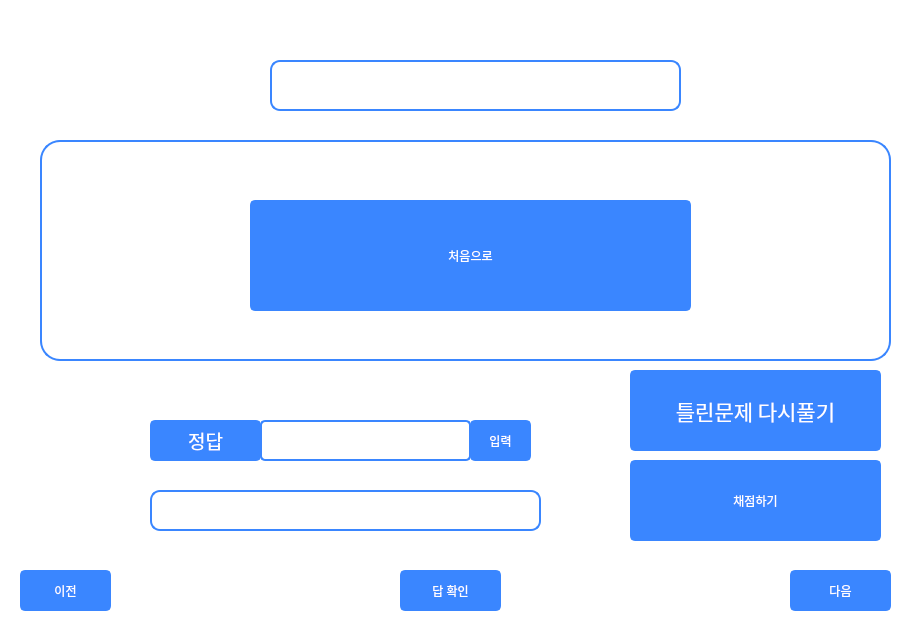
<?xml version="1.0" encoding="UTF-8"?>
<ui version="4.0">
 <class>MainWindow</class>
 <widget class="QMainWindow" name="MainWindow">
  <property name="geometry">
   <rect>
    <x>0</x>
    <y>0</y>
    <width>915</width>
    <height>628</height>
   </rect>
  </property>
  <property name="windowTitle">
   <string>운전면허 시험 도우미</string>
  </property>
  <property name="styleSheet">
   <string notr="true">background:white;</string>
  </property>
  <widget class="QWidget" name="centralwidget">
   <widget class="QPushButton" name="btn_1">
    <property name="geometry">
     <rect>
      <x>790</x>
      <y>570</y>
      <width>101</width>
      <height>41</height>
     </rect>
    </property>
    <property name="styleSheet">
     <string notr="true"> QPushButton#btn_1:disabled { font: 14pt &quot;DX방탄고딕&quot;;
border-radius: 5px;
border: 2px solid rgb(0, 85, 197);
color: white;
background-color: rgb(0, 85, 197);
text-align: center;}
QPushButton#btn_1:enabled{ font: 14pt &quot;DX방탄고딕&quot;;
border-radius: 5px;
border: 2px solid rgb(58, 134, 255);
color: white;
background-color: rgb(58, 134, 255);
text-align: center; }
QPushButton#btn_1:hover{ font: 14pt &quot;DX방탄고딕&quot;;
border-radius: 5px;
border: 2px solid rgb(58, 134, 255);
color: rgb(58, 134, 255);
background-color: white;
text-align: center;  }

</string>
    </property>
    <property name="text">
     <string>다음</string>
    </property>
   </widget>
   <widget class="QPushButton" name="btn_2">
    <property name="geometry">
     <rect>
      <x>20</x>
      <y>570</y>
      <width>91</width>
      <height>41</height>
     </rect>
    </property>
    <property name="styleSheet">
     <string notr="true"> QPushButton#btn_2:disabled { font: 14pt &quot;DX방탄고딕&quot;;
border-radius: 5px;
border: 2px solid rgb(0, 85, 197);
color: white;
background-color: rgb(0, 85, 197);
text-align: center;}
QPushButton#btn_2:enabled{ font: 14pt &quot;DX방탄고딕&quot;;
border-radius: 5px;
border: 2px solid rgb(58, 134, 255);
color: white;
background-color: rgb(58, 134, 255);
text-align: center; }
QPushButton#btn_2:hover{ font: 14pt &quot;DX방탄고딕&quot;;
border-radius: 5px;
border: 2px solid rgb(58, 134, 255);
color: rgb(58, 134, 255);
background-color: white;
text-align: center;  }

</string>
    </property>
    <property name="text">
     <string>이전</string>
    </property>
   </widget>
   <widget class="QPushButton" name="btn_3">
    <property name="geometry">
     <rect>
      <x>470</x>
      <y>420</y>
      <width>61</width>
      <height>41</height>
     </rect>
    </property>
    <property name="styleSheet">
     <string notr="true"> QPushButton#btn_3:disabled { font: 14pt &quot;DX방탄고딕&quot;;
border-radius: 5px;
border: 2px solid rgb(0, 85, 197);
color: white;
background-color: rgb(0, 85, 197);
text-align: center;}
QPushButton#btn_3:enabled{ font: 14pt &quot;DX방탄고딕&quot;;
border-radius: 5px;
border: 2px solid rgb(58, 134, 255);
color: white;
background-color: rgb(58, 134, 255);
text-align: center; }
QPushButton#btn_3:hover{ font: 14pt &quot;DX방탄고딕&quot;;
border-radius: 5px;
border: 2px solid rgb(58, 134, 255);
color: rgb(58, 134, 255);
background-color: white;
text-align: center;  }

</string>
    </property>
    <property name="text">
     <string>입력</string>
    </property>
   </widget>
   <widget class="QLineEdit" name="lineEdit">
    <property name="geometry">
     <rect>
      <x>260</x>
      <y>420</y>
      <width>211</width>
      <height>41</height>
     </rect>
    </property>
    <property name="styleSheet">
     <string notr="true">font: 14pt &quot;DX방탄고딕&quot;;
border-radius: 5px;
border: 2px solid rgb(58, 134, 255);
color: rgb(58, 134, 255);
background-color: white;
</string>
    </property>
    <property name="text">
     <string/>
    </property>
   </widget>
   <widget class="QLabel" name="label01">
    <property name="geometry">
     <rect>
      <x>150</x>
      <y>420</y>
      <width>111</width>
      <height>41</height>
     </rect>
    </property>
    <property name="font">
     <font>
      <family>DX방탄고딕</family>
      <pointsize>14</pointsize>
      <weight>50</weight>
      <italic>false</italic>
      <bold>false</bold>
     </font>
    </property>
    <property name="styleSheet">
     <string notr="true">font: 14pt &quot;DX방탄고딕&quot;;
border-radius: 5px;
border: 2px solid rgb(58, 134, 255);
color: white;
background-color: rgb(58, 134, 255);
text-shadow: 1px 1px 20px #000000;
text-align: center;</string>
    </property>
    <property name="text">
     <string>&lt;html&gt;&lt;head/&gt;&lt;body&gt;&lt;p align=&quot;center&quot;&gt;정답&lt;/p&gt;&lt;/body&gt;&lt;/html&gt;</string>
    </property>
    <property name="alignment">
     <set>Qt::AlignCenter</set>
    </property>
   </widget>
   <widget class="QLabel" name="pict01">
    <property name="geometry">
     <rect>
      <x>0</x>
      <y>40</y>
      <width>911</width>
      <height>341</height>
     </rect>
    </property>
    <property name="font">
     <font>
      <family>나눔손글씨 펜</family>
      <pointsize>25</pointsize>
      <weight>75</weight>
      <bold>true</bold>
     </font>
    </property>
    <property name="styleSheet">
     <string notr="true">color: white;</string>
    </property>
    <property name="text">
     <string/>
    </property>
    <property name="scaledContents">
     <bool>false</bool>
    </property>
    <property name="alignment">
     <set>Qt::AlignCenter</set>
    </property>
   </widget>
   <widget class="QLabel" name="label02">
    <property name="geometry">
     <rect>
      <x>270</x>
      <y>60</y>
      <width>411</width>
      <height>51</height>
     </rect>
    </property>
    <property name="font">
     <font>
      <family>DX방탄고딕</family>
      <pointsize>14</pointsize>
      <weight>50</weight>
      <italic>false</italic>
      <bold>false</bold>
     </font>
    </property>
    <property name="styleSheet">
     <string notr="true">font: 14pt &quot;DX방탄고딕&quot;;
border-radius: 10px;
border: 2px solid rgb(58, 134, 255);
color: rgb(58, 134, 255);
background-color: white;
text-align: center;</string>
    </property>
    <property name="text">
     <string/>
    </property>
    <property name="alignment">
     <set>Qt::AlignCenter</set>
    </property>
   </widget>
   <widget class="QPushButton" name="btn_5">
    <property name="geometry">
     <rect>
      <x>630</x>
      <y>370</y>
      <width>251</width>
      <height>81</height>
     </rect>
    </property>
    <property name="font">
     <font>
      <family>DX방탄고딕</family>
      <pointsize>16</pointsize>
      <weight>50</weight>
      <italic>false</italic>
      <bold>false</bold>
     </font>
    </property>
    <property name="styleSheet">
     <string notr="true"> QPushButton#btn_5:disabled { font: 16pt &quot;DX방탄고딕&quot;;
border-radius: 5px;
border: 2px solid rgb(0, 85, 197);
color: white;
background-color: rgb(0, 85, 197);
text-align: center;}
QPushButton#btn_5:enabled{ font: 16pt &quot;DX방탄고딕&quot;;
border-radius: 5px;
border: 2px solid rgb(58, 134, 255);
color: white;
background-color: rgb(58, 134, 255);
text-align: center; }
QPushButton#btn_5:hover{ font: 16pt &quot;DX방탄고딕&quot;;
border-radius: 5px;
border: 2px solid rgb(58, 134, 255);
color: rgb(58, 134, 255);
background-color: white;
text-align: center;  }</string>
    </property>
    <property name="text">
     <string>틀린문제 다시풀기</string>
    </property>
    <property name="iconSize">
     <size>
      <width>20</width>
      <height>20</height>
     </size>
    </property>
   </widget>
   <widget class="QPushButton" name="btn_4">
    <property name="geometry">
     <rect>
      <x>630</x>
      <y>460</y>
      <width>251</width>
      <height>81</height>
     </rect>
    </property>
    <property name="styleSheet">
     <string notr="true"> QPushButton#btn_4:disabled { font: 16pt &quot;DX방탄고딕&quot;;
border-radius: 5px;
border: 2px solid rgb(0, 85, 197);
color: white;
background-color: rgb(0, 85, 197);
text-align: center;}
QPushButton#btn_4:enabled{ font: 16pt &quot;DX방탄고딕&quot;;
border-radius: 5px;
border: 2px solid rgb(58, 134, 255);
color: white;
background-color: rgb(58, 134, 255);
text-align: center; }
QPushButton#btn_4:hover{ font: 16pt &quot;DX방탄고딕&quot;;
border-radius: 5px;
border: 2px solid rgb(58, 134, 255);
color: rgb(58, 134, 255);
background-color: white;
text-align: center;  }

</string>
    </property>
    <property name="text">
     <string>채점하기</string>
    </property>
   </widget>
   <widget class="QTextEdit" name="ans_text">
    <property name="geometry">
     <rect>
      <x>40</x>
      <y>140</y>
      <width>851</width>
      <height>221</height>
     </rect>
    </property>
    <property name="styleSheet">
     <string notr="true">font: 12pt &quot;DX방탄고딕&quot;;
border-radius: 20px;
border: 2px solid rgb(58, 134, 255);
color: rgb(58, 134, 255);
background-color: white;
text-align: center;
</string>
    </property>
    <property name="html">
     <string>&lt;!DOCTYPE HTML PUBLIC &quot;-//W3C//DTD HTML 4.0//EN&quot; &quot;http://www.w3.org/TR/REC-html40/strict.dtd&quot;&gt;
&lt;html&gt;&lt;head&gt;&lt;meta name=&quot;qrichtext&quot; content=&quot;1&quot; /&gt;&lt;style type=&quot;text/css&quot;&gt;
p, li { white-space: pre-wrap; }
&lt;/style&gt;&lt;/head&gt;&lt;body style=&quot; font-family:'DX방탄고딕'; font-size:12pt; font-weight:400; font-style:normal;&quot;&gt;
&lt;p align=&quot;center&quot; style=&quot;-qt-paragraph-type:empty; margin-top:0px; margin-bottom:0px; margin-left:0px; margin-right:0px; -qt-block-indent:0; text-indent:0px; font-size:16pt;&quot;&gt;&lt;br /&gt;&lt;/p&gt;&lt;/body&gt;&lt;/html&gt;</string>
    </property>
   </widget>
   <widget class="QPushButton" name="btn_6">
    <property name="geometry">
     <rect>
      <x>250</x>
      <y>200</y>
      <width>441</width>
      <height>111</height>
     </rect>
    </property>
    <property name="styleSheet">
     <string notr="true">QPushButton#btn_6:disabled { font: 18pt &quot;DX방탄고딕&quot;;
border-radius: 5px;
border: 2px solid rgb(0, 85, 197);
color: white;
background-color: rgb(0, 85, 197);
text-align: center;}
QPushButton#btn_6:enabled{ font: 18pt &quot;DX방탄고딕&quot;;
border-radius: 5px;
border: 2px solid rgb(58, 134, 255);
color: white;
background-color: rgb(58, 134, 255);
text-align: center; }
QPushButton#btn_6:hover{ font: 18pt &quot;DX방탄고딕&quot;;
border-radius: 5px;
border: 2px solid rgb(58, 134, 255);
color: rgb(58, 134, 255);
background-color: white;
text-align: center;  }</string>
    </property>
    <property name="text">
     <string>처음으로</string>
    </property>
   </widget>
   <widget class="QPushButton" name="btn_7">
    <property name="geometry">
     <rect>
      <x>400</x>
      <y>570</y>
      <width>101</width>
      <height>41</height>
     </rect>
    </property>
    <property name="styleSheet">
     <string notr="true"> QPushButton#btn_7:disabled { font: 14pt &quot;DX방탄고딕&quot;;
border-radius: 5px;
border: 2px solid rgb(0, 85, 197);
color: white;
background-color: rgb(0, 85, 197);
text-align: center;}
QPushButton#btn_7:enabled{ font: 14pt &quot;DX방탄고딕&quot;;
border-radius: 5px;
border: 2px solid rgb(58, 134, 255);
color: white;
background-color: rgb(58, 134, 255);
text-align: center; }
QPushButton#btn_7:hover{ font: 14pt &quot;DX방탄고딕&quot;;
border-radius: 5px;
border: 2px solid rgb(58, 134, 255);
color: rgb(58, 134, 255);
background-color: white;
text-align: center;  }

</string>
    </property>
    <property name="text">
     <string>답 확인</string>
    </property>
   </widget>
   <widget class="QLabel" name="label03">
    <property name="geometry">
     <rect>
      <x>150</x>
      <y>490</y>
      <width>391</width>
      <height>41</height>
     </rect>
    </property>
    <property name="styleSheet">
     <string notr="true">font: 14pt &quot;DX방탄고딕&quot;;
border-radius: 10px;
border: 2px solid rgb(58, 134, 255);
color: rgb(58, 134, 255);
background-color: white;
text-align: center;</string>
    </property>
    <property name="text">
     <string/>
    </property>
   </widget>
  </widget>
 </widget>
 <resources>
  <include location="TeamProject_rc.py"/>
 </resources>
 <connections/>
</ui>
